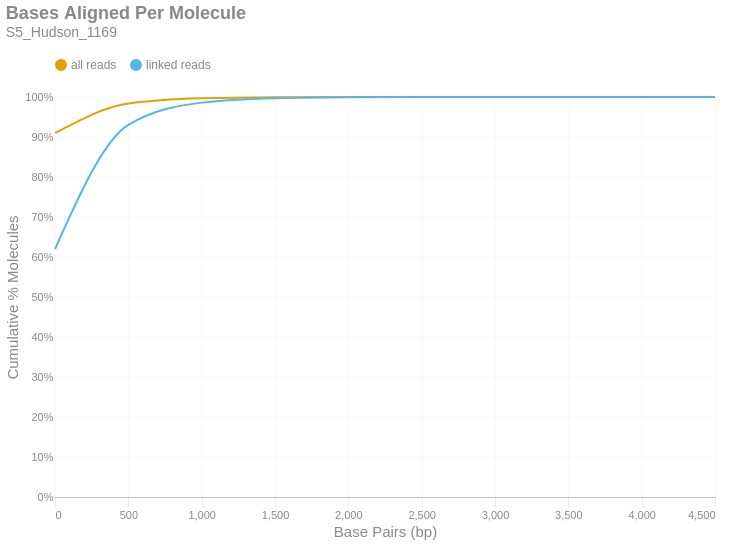

The notebook cell this image was saved under:
### Markdown cell above
### Bases Aligned Per Molecule
This is a cumulative frequency distribution showing the number of base pairs aligned per unique molecule. These data are shown in 500 bp bins. There are two distributions: one with `all reads` (yellow) and another with only `linked reads` (blue). The percent of molecules in the `linked reads` distribution is relative to the total number of linked molecules.

### Code cell
if SKIPLR:
    print_html(f"Skipped")
else:
    binned_df = consolidated_hist(valids['aligned_bp'], mask, 500, True)
    with SafeRender(binned_df):
        (
            density_plot(binned_df, 'Bases Aligned Per Molecule', samplename, 'basesper')
            .encode(
                x=alt.X('bin:Q', title="Base Pairs (bp)").axis(tickMinStep=500).scale(padding=0),
                y=alt.Y('value:Q', title='Cumulative % Molecules')
                    .axis(format='%')
                    .scale(domain = [0,1])
                    .stack(False),
                color=alt.Color("key:N").scale(domain = ["all reads", "linked reads"]),
                tooltip = [
                    alt.Tooltip("key:N", title = "Data Type"),
                    alt.Tooltip("range_label:N", title="Bases Aligned Per Molecule"),
                    alt.Tooltip("value:Q", format = ".2%", title="% Molecules (Cum.)")
                ]
            )
        ).display()

### Figure 1 — Vega-Lite specification as saved in the notebook (floating-point values rounded to 4 significant figures)
{"width": "container", "height": 400, "config": {"title": {"anchor": "start", "dy": -15, "fontSize": 18, "color": "#888888", "subtitleColor": "#888888", "subtitleFontSize": 14}, "arc": {"fill": "#0072B2"}, "axis": {"domainColor": "#888888", "domainWidth": 0.5, "gridWidth": 0.2, "grid": false, "titleFontWeight": 400, "titleFontSize": 15, "labelFontSize": 11, "labelColor": "#888888", "tickColor": "#888888", "tickWidth": 0.2, "titleColor": "#888888"}, "axisBand": {"grid": false}, "axisX": {"grid": true, "tickSize": 10, "domainCap": "round"}, "axisY": {"domain": false, "grid": true, "tickSize": 0, "domainCap": "round"}, "background": "transparent", "header": {"labelFontSize": 15, "labelColor": "#888888", "titleFontSize": 15, "titleFontWeight": 600, "titleColor": "#888888"}, "legend": {"labelFont": "sans-serif", "labelFontSize": 12, "labelColor": "#888888", "symbolSize": 100, "symbolType": "circle", "titleFontSize": 12, "titlePadding": 10, "titleColor": "#888888", "title": null, "orient": "top"}, "range": {"category": ["#E69F00", "#56B4E9", "#009E73", "#F0E442", "#0072B2", "#D55E00", "#CC79A7", "#000000"], "diverging": ["#cfe8f3", "#a2d4ec", "#73bfe2", "#46abdb", "#1696d2", "#12719e"]}, "area": {"fill": "#0072B2", "fillOpacity": 0.7, "line": true, "strokeOpacity": 0.7}, "line": {"color": "#0072B2", "stroke": "#0072B2", "strokeWidth": 2}, "trail": {"color": "#0072B2", "stroke": "#0072B2", "strokeWidth": 0, "size": 1}, "point": {"filled": true, "fillOpacity": 1.0, "size": 95}, "text": {"color": "#888888", "fontSize": 11, "align": "right", "fontWeight": 400, "size": 11}, "bar": {"fill": "#0072B2", "stroke": null}, "view": {"stroke": null, "continuousWidth": 660, "continuousHeight": 400}}, "data": {"name": "data-eb3e933b489eeb9f18ab4836719b22e5"}, "mark": {"type": "line", "interpolate": "monotone", "point": {"opacity": 0, "size": 275}}, "encoding": {"color": {"field": "key", "scale": {"domain": ["all reads", "linked reads"]}, "type": "nominal"}, "tooltip": [{"field": "key", "title": "Data Type", "type": "nominal"}, {"field": "range_label", "title": "Bases Aligned Per Molecule", "type": "nominal"}, {"field": "value", "format": ".2%", "title": "% Molecules (Cum.)", "type": "quantitative"}], "x": {"axis": {"tickMinStep": 500}, "field": "bin", "scale": {"padding": 0}, "title": "Base Pairs (bp)", "type": "quantitative"}, "y": {"axis": {"format": "%"}, "field": "value", "scale": {"domain": [0, 1]}, "stack": false, "title": "Cumulative % Molecules", "type": "quantitative"}}, "params": [{"name": "param_c36ac31b6afebe62", "select": {"type": "point", "fields": ["key"]}, "bind": "legend"}], "title": {"text": "Bases Aligned Per Molecule", "subtitle": "S5_Hudson_1169"}, "transform": [{"fold": ["all reads (cumsum)", "linked reads (cumsum)"]}, {"calculate": "replace(datum.key, ' (cumsum)', '')", "as": "key"}, {"filter": {"param": "param_c36ac31b6afebe62"}}], "usermeta": {"embedOptions": {"downloadFileName": "S5_Hudson_1169.basesper"}}, "$schema": "https://vega.github.io/schema/vega-lite/v6.1.0.json", "datasets": {"data-eb3e933b489eeb9f18ab4836719b22e5": [{"bin": "0.0", "interval": "0.0-500.0", "all reads": 0.9097, "linked reads": 0.6199, "all reads (cumsum)": 0.9097, "linked reads (cumsum)": 0.6199, "range_label": "0-499"}, {"bin": "500.0", "interval": "500.0-1000.0", "all reads": 0.0738, "linked reads": 0.3103, "all reads (cumsum)": 0.9835, "linked reads (cumsum)": 0.9302, "range_label": "500-999"}, {"bin": "1000.0", "interval": "1000.0-1500.0", "all reads": 0.0132, "linked reads": 0.05576, "all reads (cumsum)": 0.9967, "linked reads (cumsum)": 0.9859, "range_label": "1000-1499"}, {"bin": "1500.0", "interval": "1500.0-2000.0", "all reads": 0.002638, "linked reads": 0.01114, "all reads (cumsum)": 0.9993, "linked reads (cumsum)": 0.9971, "range_label": "1500-1999"}, {"bin": "2000.0", "interval": "2000.0-2500.0", "all reads": 0.0005529, "linked reads": 0.002335, "all reads (cumsum)": 0.9999, "linked reads (cumsum)": 0.9994, "range_label": "2000-2499"}, {"bin": "2500.0", "interval": "2500.0-3000.0", "all reads": 0.0001085, "linked reads": 0.0004582, "all reads (cumsum)": 1.0, "linked reads (cumsum)": 0.9999, "range_label": "2500-2999"}, {"bin": "3000.0", "interval": "3000.0-3500.0", "all reads": 2.348e-05, "linked reads": 9.92e-05, "all reads (cumsum)": 1.0, "linked reads (cumsum)": 1.0, "range_label": "3000-3499"}, {"bin": "3500.0", "interval": "3500.0-4000.0", "all reads": 6.71e-06, "linked reads": 2.834e-05, "all reads (cumsum)": 1.0, "linked reads (cumsum)": 1.0, "range_label": "3500-3999"}, {"bin": "4000.0", "interval": "4000.0-4500.0", "all reads": 1.728e-06, "linked reads": 7.3e-06, "all reads (cumsum)": 1.0, "linked reads (cumsum)": 1.0, "range_label": "4000-4499"}, {"bin": "4500.0", "interval": "4500.0-5000.0", "all reads": 3.05e-07, "linked reads": 1.288e-06, "all reads (cumsum)": 1.0, "linked reads (cumsum)": 1.0, "range_label": "4500-4999"}]}}
